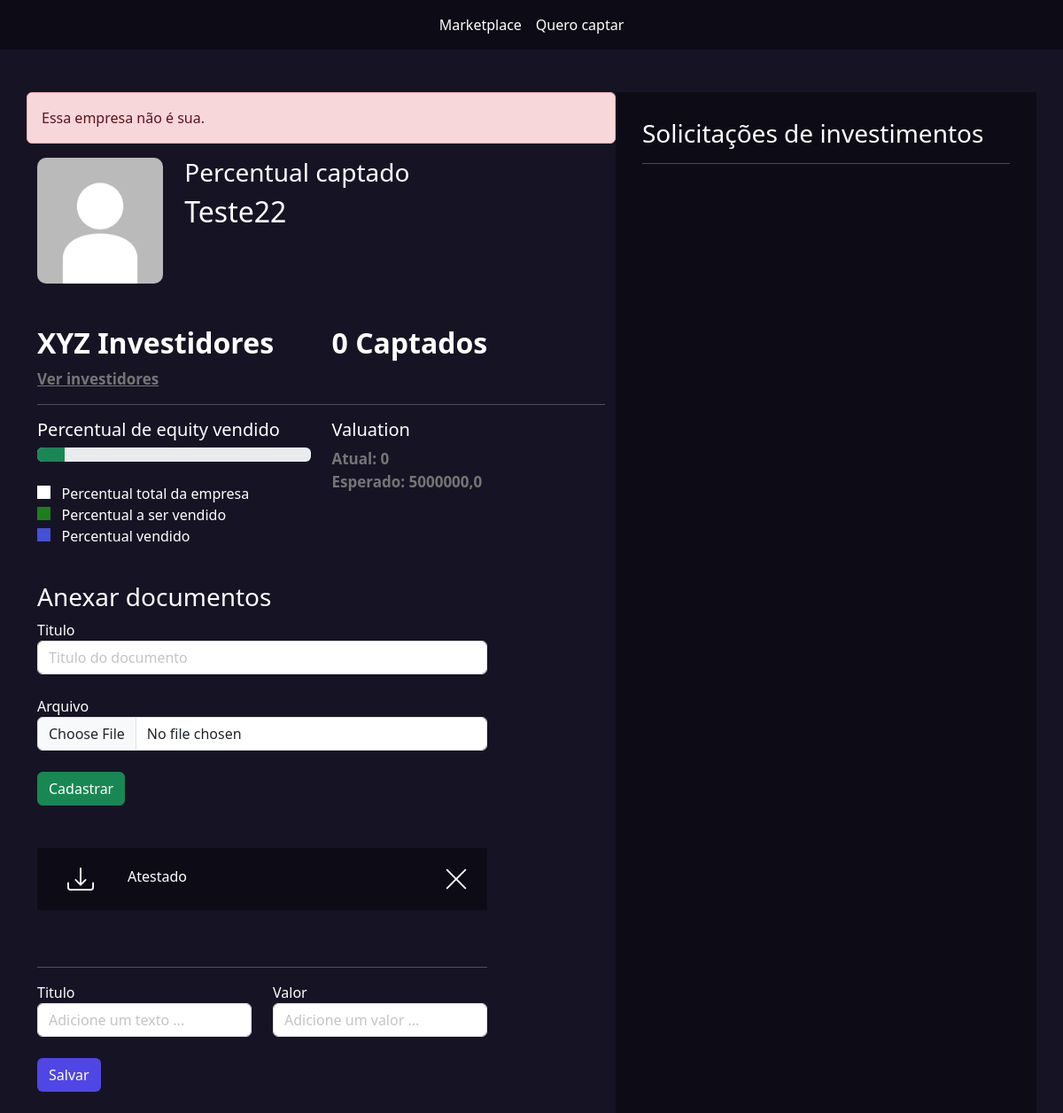
The page /empresarios/empresas/2/ on the database as committed earlier.
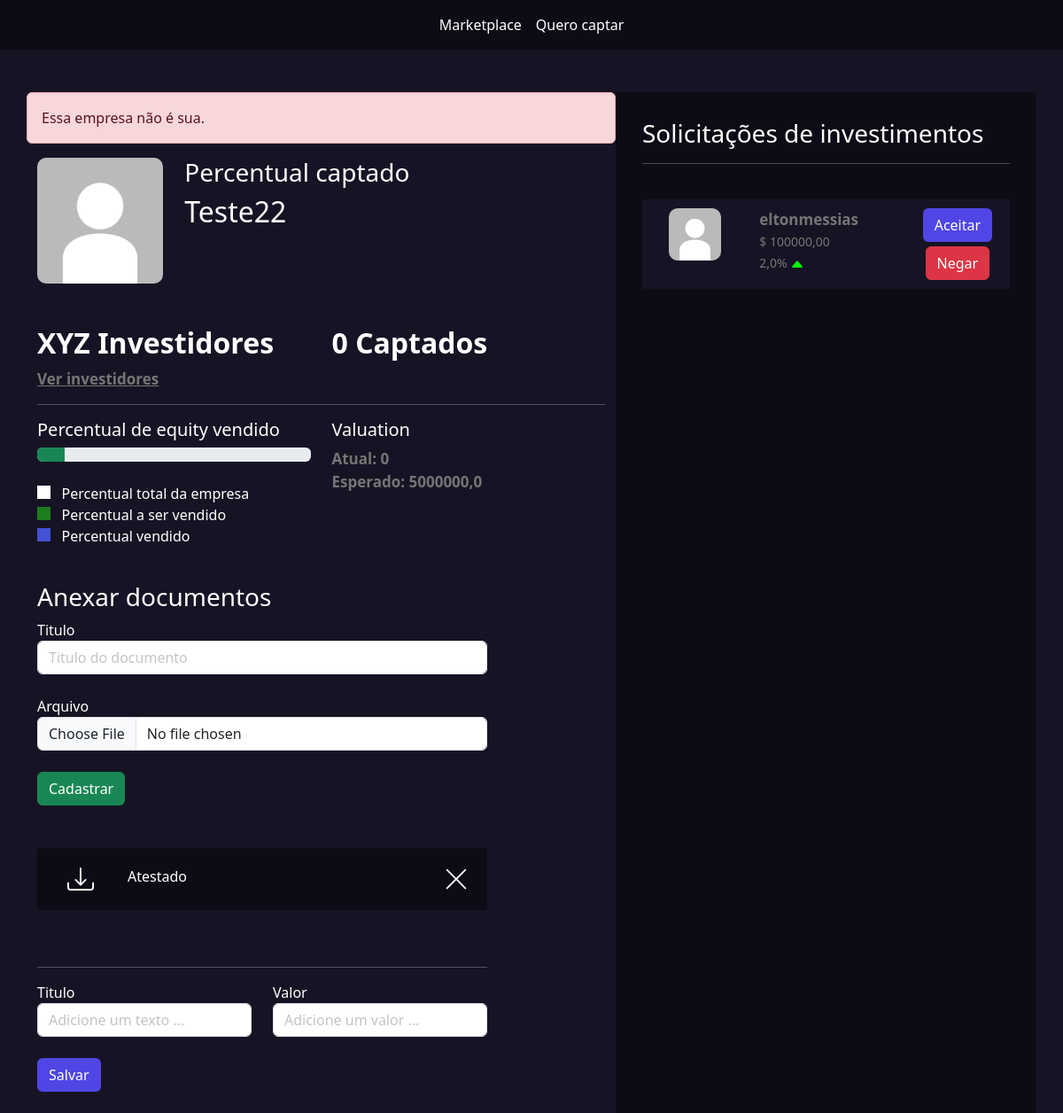
The same page on the database as committed later.
### empresarios/models.py (models this page shows, shortened)
class Empresas(models.Model):
    tempo_existencia_choices = (
        ('-6', 'Menos de 6 meses'),
        ('+6', 'Mais de 6 meses'),
        ('+1', 'Mais de 1 ano'),
        ('+5', 'Mais de 5 anos')
    )
    estagio_choices = (
        ('I', 'Tenho apenas uma idea'),
        ('MVP', 'Possuo um MVP'),
        ('MVPP', 'Possuo um MVP com clientes pagantes'),
        ('E', 'Empresa pronta para escalar'),
    )
    area_choices = (
        ('ED', 'Ed-tech'),
        ('FT', 'Fintech'),
        ('AT', 'Agrotech'),
    )
    user = models.ForeignKey(User, on_delete=models.DO_NOTHING)
    nome = models.CharField(max_length=50)
    cnpj = models.CharField(max_length=30)
    site = models.URLField()
    tempo_existencia = models.CharField(max_length=2, choices=tempo_existencia_choices, default='-6')
    descricao = models.TextField()
    data_final_captacao = models.DateField()
    percentual_equity = models.IntegerField() # Percentual esperado
    estagio = models.CharField(max_length=4, choices=estagio_choices, default='I')
    area = models.CharField(max_length=3, choices=area_choices)
    publico_alvo = models.CharField(max_length=3)
    valor = models.DecimalField(max_digits=9, decimal_places=2) # Valor total a ser vendido
    pitch = models.FileField(upload_to='pitchs')
    logo = models.FileField(upload_to='logo')
    @property
    def valuation(self):
        return float(f'{(100 * self.valor)/self.percentual_equity:.2f}')

class Documento(models.Model):
    empresa = models.ForeignKey(Empresas, on_delete=models.DO_NOTHING)
    titulo = models.CharField(max_length=30)
    arquivo = models.FileField(upload_to="documentos")

### investidores/models.py (models this page shows, shortened)
class PropostaInvestimento(models.Model):
    status_choices = (
        ('AS', 'Aguardando assinatura'),
        ('PE', 'Proposta enviada'),
        ('PA', 'Proposta aceita'),
        ('PR', 'Proposta recusada')
    )
    valor = models.DecimalField(max_digits=9, decimal_places=2)
    percentual = models.FloatField()
    empresa = models.ForeignKey(Empresas, on_delete=models.DO_NOTHING)
    investidor = models.ForeignKey(User, on_delete=models.DO_NOTHING)
    status = models.CharField(max_length=2, choices=status_choices, default='AS')
    selfie = models.FileField(upload_to="selfie", null=True, blank=True)
    rg = models.FileField(upload_to="rg", null=True, blank=True)
    @property
    def valuation(self):
        return (100 * float(self.valor)) / float(self.percentual)

### empresarios/views.py (the view)
# urls.py: path('empresas/<int:id>/', views.empresa, name='empresa'),
def empresa(request, id):
    empresa = Empresas.objects.get(id=id)
    if empresa.user != request.user:
        messages.add_message(request, constants.ERROR, 'Essa empresa não é sua.')
        redirect(f'/empresarios/listar_empresas')
    if request.method == "GET":
        documentos = Documento.objects.filter(empresa=empresa)
        propostas_investimentos = PropostaInvestimento.objects.filter(empresa=empresa)
        percentual_vendido = 0
        total_captado = 0
        for pi in propostas_investimentos:
            if pi.status == 'PA':
                percentual_vendido += pi.percentual
                total_captado = total_captado + pi.valor
        total_captado = sum(propostas_investimentos.filter(status='PA').values_list('valor', flat=True))
        valuation_actual = (100 * float(total_captado)) / float(percentual_vendido) if percentual_vendido != 0 else 0
        propostas_investimentos_enviada = propostas_investimentos.filter(status='PE')
        return render(request, 'empresa.html', {'empresa':empresa, 'documentos':documentos, 'propostas_investimentos_enviada':propostas_investimentos_enviada, 'percentual_vendido': int(percentual_vendido), 'total_captado':total_captado, 'valuation_actual':valuation_actual})

### empresarios/templates/empresa.html (shortened to what this page needs)
{% extends "base.html" %}
{% load static %}
{% block 'head' %}
<link rel="stylesheet" href="{% static 'empresarios/css/listar_empresas.css' %}">
<link rel="stylesheet" href="{% static 'empresarios/css/empresa.css' %}">
<link rel="stylesheet" href="{% static 'usuarios/css/usuarios.css' %}">
{% endblock 'head' %}
{% block 'body' %}
    {% include "partials/barra_navegacao.html" %}
    <br><br>
    <div class="container">
        <div class="row">
            <div class="col-md-7">
                <div class="row">
                    {% if messages %}
                        {% for message in messages %}
                            <section class="alert {{message.tags}}">
                                {{message}}
                            </section>
                        {% endfor %}
                    {% endif %}
                    <div class="col-md-3">
                        <img src="{{empresa.logo.url}}" class="foto-empresa" alt="">
                    </div>
                    <div class="col-md">
                        <h3>Percentual captado</h3>
                        <h2>{{empresa.nome}}</h2>
                    </div>
                </div>
                <br><br>
                <div class="row">
                    <div class="col-md">
                        <h2 class="titulo2">XYZ Investidores</h2>
                        <a href="#" class="sub-fonte">Ver investidores</a>
                    </div>
                    <div class="col-md">
                        <h2 class="titulo2">{{total_captado}} Captados</h2>
                    </div>
                </div>
                <hr>
                <div class="row">
                    <div class="col-md">
                        <h5>Percentual de equity vendido</h5>
                        <div class="progress">
                            <div class="progress-bar bg-success"
                                 style="width: {{empresa.percentual_equity}}%"></div>
                        </div>
                        <br>
                        <label class="point-white"></label><span>&nbsp&nbsp Percentual total da empresa</span>
                        <br>
                        <label class="point-green"></label><span>&nbsp&nbsp Percentual a ser vendido</span>
                        <br>
                        <label class="point-blue"></label><span>&nbsp&nbsp Percentual vendido</span>
                    </div>
                    <div class="col-md">
                        <h5>Valuation</h5>
                        <span class="sub-fonte">Atual: {{valuation_actual}}</span>
                        <br>
                        <span class="sub-fonte">Esperado: {{empresa.valuation}}</span>
                    </div>
                    <div class="documentos">
                        <h3>Anexar documentos</h3>
                        <form action="{% url "add_doc" empresa.id %}" method="POST" enctype='multipart/form-data'>{% csrf_token %}
                            <label>Titulo</label>
                            <input type="text" name="titulo" class="form-control" placeholder="Titulo do documento">
                            <br>
                            <label>Arquivo</label>
                            <input type="file" name="arquivo" class="form-control">
                            <br>
                            <input type="submit" class="btn btn-success" value="Cadastrar">
                        </form>
                        <br><br>
                        {% for documento in documentos %}
                            <div class="list_documentos">
                                <div class="row">
                                    <div class="col-md-2" style="text-align: center">
                                        <a href="{{documento.arquivo.url}}">
                                        </a>
                                    </div>
                                    <div class="col-md-6">{{documento.titulo}}</div>
                                    <div class="col-md-4" style="text-align: right;">
                                        <a href="{% url "excluir_doc" documento.id %}">
                                        </a>
                                    </div>
                                </div>
                            </div>
                            <br>
                        {% endfor %}
                        <br>
                        <hr>
                        <div class="row">
                            <div class="col-md">
                                <form action="{% url "add_metrica" empresa.id %}" method="POST">{% csrf_token %}
                                <label>Titulo</label>
                                <input type="text" class="form-control" name="titulo" placeholder="Adicione um texto ...">
                            </div>
                            <div class="col-md">
                                <label>Valor</label>
                                <input type="text" class="form-control" name="valor" placeholder="Adicione um valor ...">
                            </div>
                        </div>
                        <br>
                        <input type="submit" value="Salvar" class="btn btn-indigo-normal">
                        <br><br>
                    </div>
                </div>
            </div>
            <div class="col-md-5 dark-color intereses-investimentos">
                <h3>Solicitações de investimentos</h3>
                <hr>
                <br>
                {% for pi in propostas_investimentos_enviada %}
                    <div class="bg-color-dark card-investimento">
                        <div class="row">
                            <div class="col-md">
                                <img src="{% static '/geral/img/foto_perfil.webp' %}" class="foto-perfil" alt="">
                            </div>
                            <div class="col-md-5" style="text-align: left">
                                <span class="sub-fonte">{{pi.investidor}}</span>
                                <br>
                                <span class="sub-fonte2">$ {{pi.valor}}</span>
                                <br>
                                <span class="sub-fonte2">{{pi.percentual}}%
                                   {% if pi.valuation >= empresa.valuation %}
                                        <svg xmlns="http://www.w3.org/2000/svg" width="16" height="16" fill="currentColor" class="bi bi-caret-up-fill" style="color: #00ff00;" viewBox="0 0 16 16">
                                            <path d="m7.247 4.86-4.796 5.481c-.566.647-.106 1.659.753 1.659h9.592a1 1 0 0 0 .753-1.659l-4.796-5.48a1 1 0 0 0-1.506 0z"/>
                                        </svg>
                                    {% else %}
                                       <svg xmlns="http://www.w3.org/2000/svg" width="16" height="16" fill="currentColor" style="color: #ff0000;" class="bi bi-caret-down-fill" viewBox="0 0 16 16">
                                            <path d="M7.247 11.14 2.451 5.658C1.885 5.013 2.345 4 3.204 4h9.592a1 1 0 0 1 .753 1.659l-4.796 5.48a1 1 0 0 1-1.506 0z"/>
                                        </svg>
                                    {% endif %}
                                </span>
                            </div>
                            <div class="col-md">
                                <a href="{% url "gerenciar_proposta" pi.id %}?acao=aceitar" class="btn btn-indigo-normal">Aceitar</a>
                                <br>
                                <a href="{% url "gerenciar_proposta" pi.id %}?acao=recusar" style="margin-top: 5px;" class="btn btn-danger">Negar</a>
                            </div>
                        </div>
                    </div>
                    <br>
                {% endfor %}
            </div>
        </div>
    </div>
{% endblock 'body' %}

### templates/base.html (shortened to what this page needs)
{% load static %}
<!doctype html>
<html lang="en">
  <head>
    <link rel="stylesheet" href="{% static 'geral/css/base.css' %}">
    <link href="https://cdn.jsdelivr.net/npm/bootstrap@5.3.3/dist/css/bootstrap.min.css" rel="stylesheet">
    {% block 'head' %}{% endblock 'head' %}
  </head>
  <body>
    {% block 'body' %}{% endblock 'body' %}
  </body>
</html>

### templates/partials/barra_navegacao.html
<nav class="navbar navbar-expand-lg navbar-dark dark-color">
    <div class="container-fluid">
        <div class="collapse navbar-collapse justify-content-center" id="navbarNav">
        <ul class="navbar-nav">
            <li class="nav-item">
	            <a class="nav-link active" aria-current="page" href="">Marketplace</a>
            </li>
            <li class="nav-item">
	            <a class="nav-link active" href="{% url 'cadastrar_empresa' %}">Quero captar</a>
            </li>
        </ul>
        </div>
    </div>
</nav>

### templates/static/geral/css/base.css (style rules this page uses)
:root { --main-color: #161424; --dark-color: #0D0C16; --contrast-color: #4F46E5; }
body { color: white !important; background-color: var(--main-color) !important; }
.bg-color-dark { background-color: var(--main-color); }
.dark-color { background-color: var(--dark-color); color: white !important; }

### templates/static/empresarios/css/empresa.css (style rules this page uses)
.intereses-investimentos { min-height: 80vh; padding: 30px }
.card-investimento { padding: 10px; text-align: center; vertical-align: middle; }
.foto-perfil { width: 60%; border-radius: 10px; }
.foto-empresa { width: 100%; border-radius: 10px; }
.sub-fonte { color:rgb(117, 117, 117); font-size: 17px; font-weight: bold; }
.sub-fonte2 { color:rgb(117, 117, 117); font-size: 14px; }
.titulo2 { font-weight: bold; }
.point-white { width: 15px; height: 15px; background-color: white; }
.point-green { width: 15px; height: 15px; background-color: #1d7e1d; }
.point-blue { width: 15px; height: 15px; background-color: #4351d4; }
.documentos { width: 80%; margin-top: 40px; }
.list_documentos { background-color: var(--dark-color); padding: 20px; }

### templates/static/usuarios/css/usuarios.css (style rules this page uses)
.btn-indigo-normal { background-color: var(--contrast-color); color: white; }

Rows that differ between the two databases and show on the page:
added PropostaInvestimento: investidor "eltonmessias", valor "100000,00", percentual "2,0"
